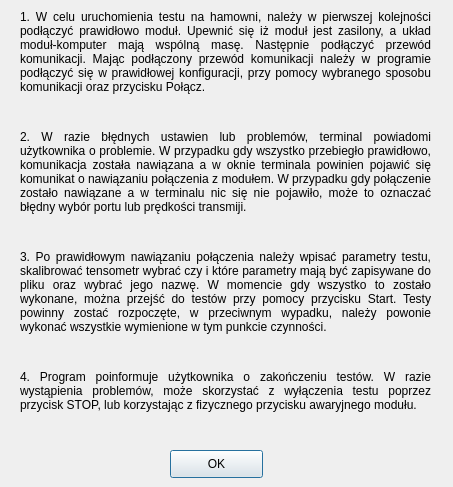
<?xml version="1.0" encoding="UTF-8"?>
<ui version="4.0">
 <class>Dialog</class>
 <widget class="QDialog" name="Dialog">
  <property name="geometry">
   <rect>
    <x>0</x>
    <y>0</y>
    <width>453</width>
    <height>487</height>
   </rect>
  </property>
  <property name="windowTitle">
   <string>Dialog</string>
  </property>
  <widget class="QLabel" name="label">
   <property name="geometry">
    <rect>
     <x>20</x>
     <y>10</y>
     <width>411</width>
     <height>111</height>
    </rect>
   </property>
   <property name="text">
    <string>1. W celu uruchomienia testu na hamowni, należy w pierwszej kolejności podłączyć prawidłowo moduł. Upewnić się iż moduł jest zasilony, a układ moduł-komputer mają wspólną masę. Następnie podłączyć przewód komunikacji. Mając podłączony przewód komunikacji należy w programie podłączyć się w prawidłowej konfiguracji, przy pomocy wybranego sposobu komunikacji oraz przycisku Połącz.</string>
   </property>
   <property name="alignment">
    <set>Qt::AlignJustify|Qt::AlignTop</set>
   </property>
   <property name="wordWrap">
    <bool>true</bool>
   </property>
  </widget>
  <widget class="QLabel" name="label_2">
   <property name="geometry">
    <rect>
     <x>20</x>
     <y>130</y>
     <width>411</width>
     <height>141</height>
    </rect>
   </property>
   <property name="text">
    <string>2. W razie błędnych ustawien lub problemów, terminal powiadomi użytkownika o problemie. W przypadku gdy wszystko przebiegło prawidłowo, komunikacja została nawiązana a w oknie terminala powinien pojawić się komunikat o nawiązaniu połączenia z modułem. W przypadku gdy połączenie zostało nawiązane a w terminalu nic się nie pojawiło, może to oznaczać błędny wybór portu lub prędkości transmiji.</string>
   </property>
   <property name="alignment">
    <set>Qt::AlignJustify|Qt::AlignTop</set>
   </property>
   <property name="wordWrap">
    <bool>true</bool>
   </property>
  </widget>
  <widget class="QLabel" name="label_3">
   <property name="geometry">
    <rect>
     <x>20</x>
     <y>250</y>
     <width>411</width>
     <height>111</height>
    </rect>
   </property>
   <property name="text">
    <string>3. Po prawidłowym nawiązaniu połączenia należy wpisać parametry testu, skalibrować tensometr wybrać czy i które parametry mają być zapisywane do pliku oraz wybrać jego nazwę. W momencie gdy wszystko to zostało wykonane, można przejść do testów przy pomocy przycisku Start. Testy powinny zostać rozpoczęte, w przeciwnym wypadku, należy powonie wykonać wszystkie wymienione w tym punkcie czynności.</string>
   </property>
   <property name="alignment">
    <set>Qt::AlignJustify|Qt::AlignTop</set>
   </property>
   <property name="wordWrap">
    <bool>true</bool>
   </property>
  </widget>
  <widget class="QLabel" name="label_4">
   <property name="geometry">
    <rect>
     <x>20</x>
     <y>370</y>
     <width>411</width>
     <height>61</height>
    </rect>
   </property>
   <property name="text">
    <string>4. Program poinformuje użytkownika o zakończeniu testów. W razie wystąpienia problemów, może skorzystać z wyłączenia testu poprzez przycisk STOP, lub korzystając z fizycznego przycisku awaryjnego modułu.</string>
   </property>
   <property name="alignment">
    <set>Qt::AlignJustify|Qt::AlignTop</set>
   </property>
   <property name="wordWrap">
    <bool>true</bool>
   </property>
  </widget>
  <widget class="QPushButton" name="okButton">
   <property name="geometry">
    <rect>
     <x>170</x>
     <y>450</y>
     <width>93</width>
     <height>28</height>
    </rect>
   </property>
   <property name="text">
    <string>OK</string>
   </property>
  </widget>
 </widget>
 <resources/>
 <connections/>
</ui>
